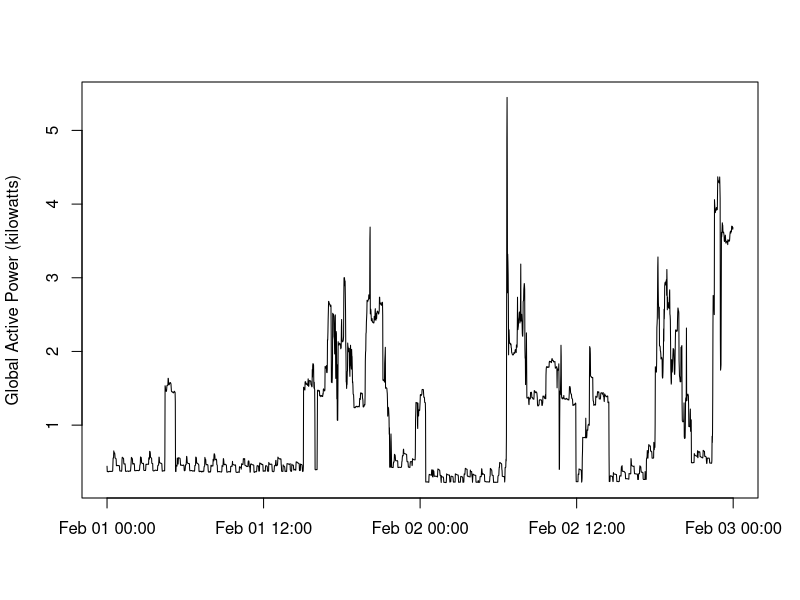

This figure's R source:
#Run sub_set_data on full data set to get csv to read in this script

#read and tansform data
data_classes <- c(rep("character", 2), rep("numeric", 7))
df <- read.csv("data/household_power_consumption.csv",
               colClasses = data_classes)
dtstring <- paste(df$Date, df$Time, sep = " ")
df$datetime <- as.POSIXlt(dtstring, format="%m/%d/%Y %H:%M:%S")

png("plot2.png")
plot(df$datetime, df$Global_active_power,
     type = "l",
     xlab = "",
     ylab = "Global Active Power (kilowatts)")
dev.off()
